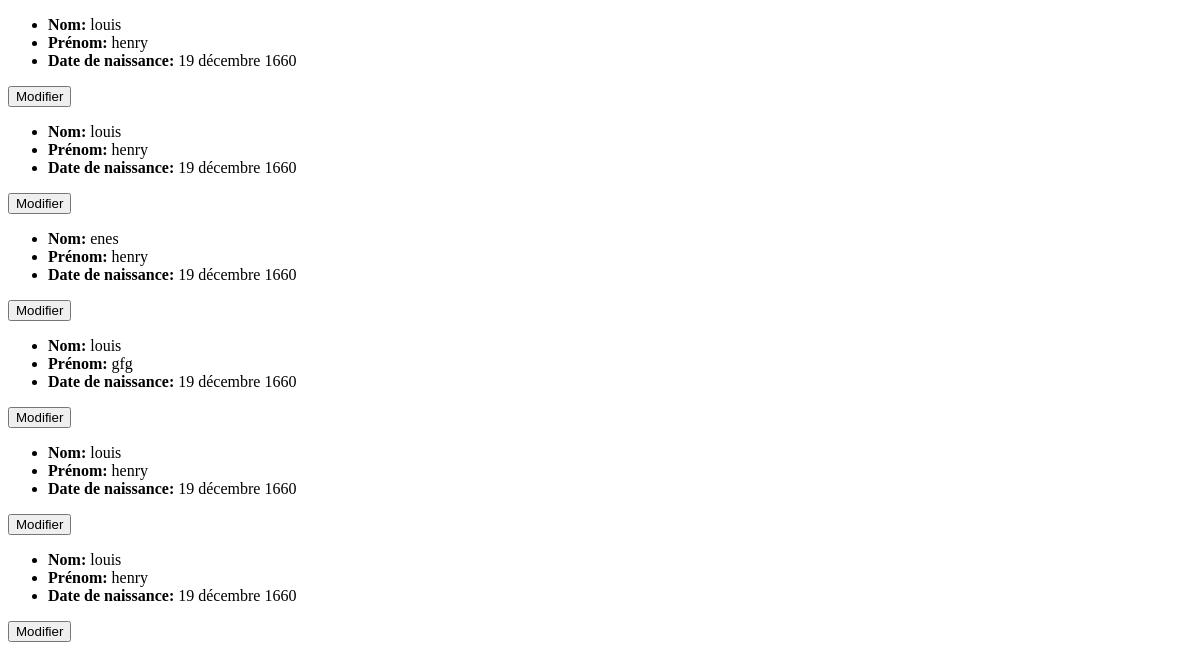
Before: /firstapp/afficher_all/ (lower part) with the older database file.
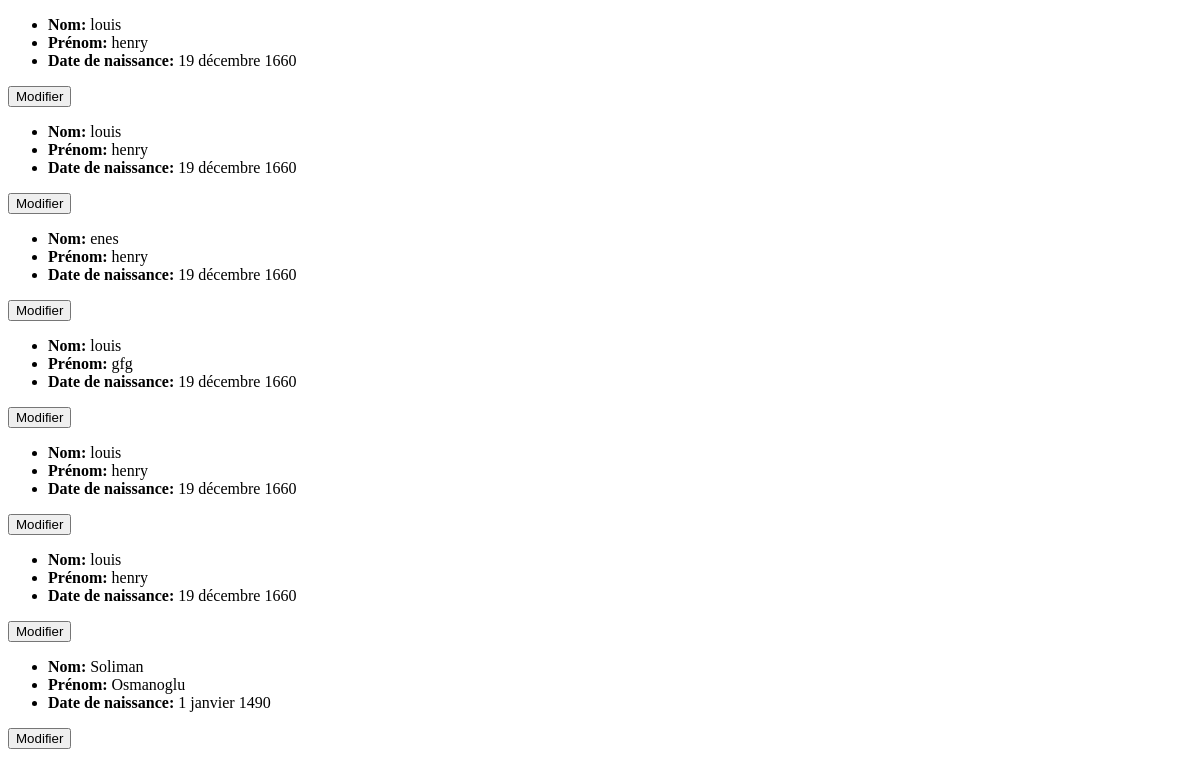
After: the same page with the newer database file.
### firstapp/models.py (models this page shows, shortened)
class Personnalite(models.Model):
        nom = models.CharField(max_length=100)
        prenom = models.CharField(max_length = 100)
        date_naissance = models.DateField(blank=True, null = True)
        pays = models.CharField(blank=False)

### firstapp/views.py (the view)
# urls.py: path('afficher_all/', views.afficher_all, name='afficher_all'),
def afficher_all(request):
    liste_personnalites = Personnalite.objects.all()
    return render(request, "firstapp/afficher_all.html", {"liste": liste_personnalites})

### firstapp/templates/firstapp/afficher_all.html (shortened to what this page needs)
<!DOCTYPE html>
<html lang="fr">
<head>
    {% load static %}
</head>
<body>
    <main class="flex_conteneur_all">
        {% for personnalite in liste %}
            <div class="flex_item_all">
                <div class="traitement">
                    <ul>
                        <li><strong>Nom:</strong> {{ personnalite.nom }}</li>
                        <li><strong>Prénom:</strong> {{ personnalite.prenom }}</li>
                        <li><strong>Date de naissance:</strong> {{ personnalite.date_naissance }}</li>
                    </ul>
                    <a href="{% url 'update' personnalite.id %}"><button>Modifier</button></a>
            </div>
        {% empty %}
            <p>Aucune personnalités trouvée.</p>
        {% endfor %}
    </main>
</body>
</html>

Changed rows visible on the page:
added Personnalite: nom "Soliman", prenom "Osmanoglu", date_naissance "1 janvier 1490"
